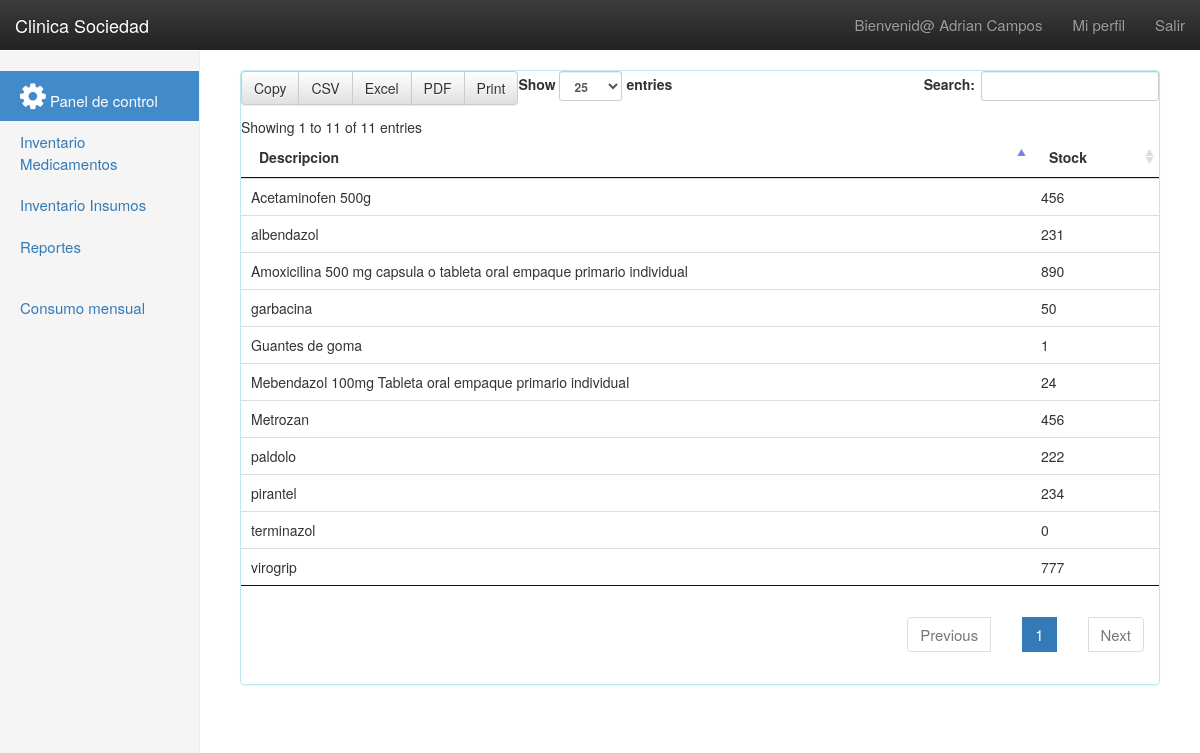
The page /inventario_medicamentos.php (signed in) on the database its author committed.
### tables this page shows
CREATE TABLE `stock` (
  `id_stock` int(100) NOT NULL,
  `existencia` int(11) NOT NULL,
  `id_producto` int(100) NOT NULL
);

CREATE TABLE `articulo` (
  `id_producto` int(100) NOT NULL,
  `codigo` varchar(100) NOT NULL,
  `descripcion` varchar(150) NOT NULL,
  `UM` varchar(5) NOT NULL,
  `tipo` varchar(15) NOT NULL
);

### inventario_medicamentos.php (the view, shortened to what this page needs)
<?php
  include("cabecera.php");
  include("nav-menu.php");
  include("aside-menu.php");
?>
<link rel="stylesheet" type="text/css" href="DataTables/datatables.min.css"/>
<link rel="stylesheet" href="DataTables/Data/css/jquery.dataTables.min.css">
<div class="col-sm-9 col-sm-offset-3 col-md-10 col-md-offset-2 main">
        <div class="panel panel-info">
      <table class="table table-hover" id="myTable">
                <thead>
                <tr>
                  <th>
                    Descripcion
                  </th>
                  <th>
                    Stock
                  </th>
                </tr>
                </thead>
                <?php
                  include("conectar.php");
                  $sql_select = "SELECT s.existencia, a.descripcion
                                FROM stock as s
                                JOIN articulo as a
                                ON s.id_producto = a.id_producto";
                  $result = mysqli_query($link,$sql_select);
                  while($mostrar=mysqli_fetch_array($result)){
                 ?>
                 <tr>
                    <td><?php echo $mostrar['descripcion'] ?></td>
                    <td><?php echo $mostrar['existencia'] ?></td>
                 </tr>
                 <?php
                  }
                  ?>
              </table>
      </div>
         </div>
  </body>
 </html>

### css/dashboard.css (style rules this page uses)
.main { padding: 20px; }
@media (min-width: 768px) { .main { padding-right: 40px; padding-left: 40px; } }

### rows shown on the page
stock: id_producto.descripcion "Acetaminofen 500g", existencia "456"
stock: id_producto.descripcion "pirantel", existencia "234"
stock: id_producto.descripcion "Amoxicilina 500 mg capsula o tableta oral empaque primario individual", existencia "890"
stock: id_producto.descripcion "Mebendazol 100mg Tableta oral empaque primario individual", existencia "24"
stock: id_producto.descripcion "albendazol", existencia "231"
stock: id_producto.descripcion "Metrozan", existencia "456"
stock: id_producto.descripcion "Guantes de goma", existencia "1"
stock: id_producto.descripcion "terminazol", existencia "0"
stock: id_producto.descripcion "garbacina", existencia "50"
stock: id_producto.descripcion "virogrip", existencia "777"
stock: id_producto.descripcion "paldolo", existencia "222"

### other values the page prints
$_SESSION["nombre"] "Adrian Campos"
